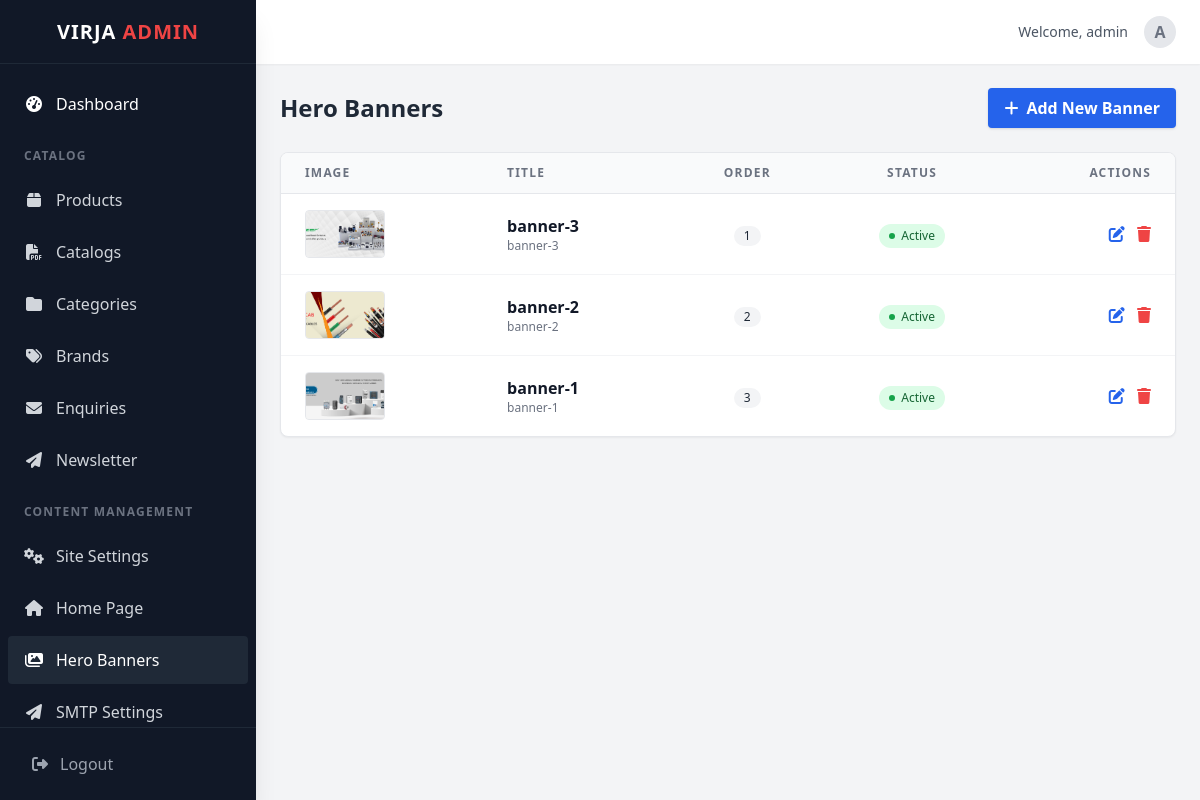
The page /dashboard/banners/ (signed in) on the database as committed earlier.
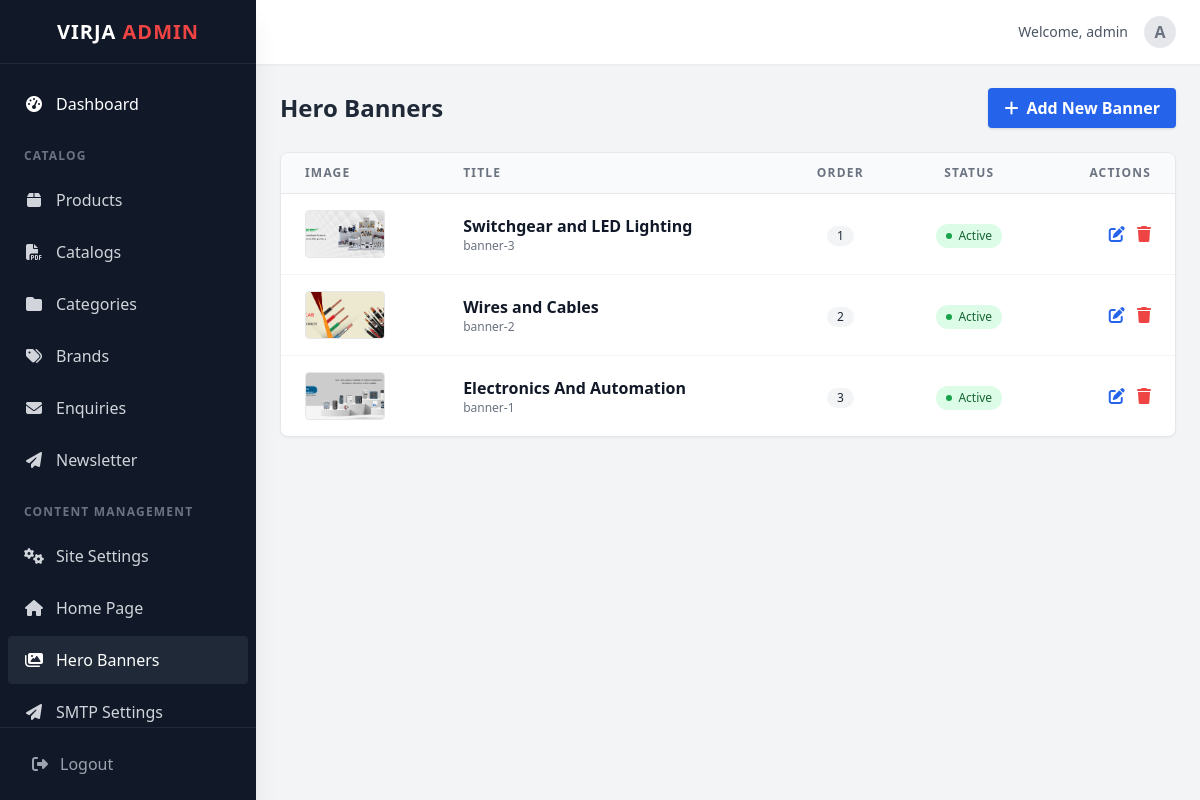
The same page on the database as committed later.
### banners/models.py (models this page shows, shortened)
class Banner(models.Model):
    title = models.CharField(max_length=255)
    subtitle = models.CharField(max_length=255, blank=True)
    image = models.ImageField(upload_to='banners/')
    link = models.URLField(blank=True)
    is_active = models.BooleanField(default=True)
    order = models.IntegerField(default=0)
    class Meta:
        ordering = ['order']

### dashboard/views.py (the view)
# urls.py: path('banners/', views.banner_list, name='banner_list'),
@login_required(login_url='dashboard:login')
@user_passes_test(admin_required, login_url='dashboard:login')
def banner_list(request):
    banners = Banner.objects.all().order_by('order')
    return render(request, 'dashboard/banners/list.html', {'banners': banners})

### core/context_processors.py (called while the page is built)
def site_settings(request):
    return {
        'company_info': CompanyInfo.objects.first(),
        'home_content': HomePageContent.objects.first(),
        'home_features': HomeFeature.objects.all(),
    }

def global_categories(request):
    categories = Category.objects.filter(parent=None).prefetch_related('children__children').order_by('order', 'name')
    return {
        'mega_menu_categories': categories
    }

### dashboard/views.py (called while the page is built)
def admin_required(user):
    return user.is_superuser

### dashboard/templates/dashboard/banners/list.html (shortened to what the changed rows need)
{% extends 'dashboard/base_admin.html' %}
{% block content %}
<div class="max-w-7xl mx-auto">
    <div class="flex justify-between items-center mb-6">
        <h2 class="text-2xl font-bold text-gray-800">Hero Banners</h2>
    </div>
    <div class="bg-white rounded-lg shadow-sm border border-gray-200 overflow-hidden">
        <table class="w-full text-left border-collapse">
            <thead class="bg-gray-50 border-b border-gray-200">
                <tr>
                    <th class="px-6 py-3 text-xs font-bold text-gray-500 uppercase tracking-widest">Image</th>
                    <th class="px-6 py-3 text-xs font-bold text-gray-500 uppercase tracking-widest">Title</th>
                    <th class="px-6 py-3 text-xs font-bold text-gray-500 uppercase tracking-widest text-center">Order
                    </th>
                    <th class="px-6 py-3 text-xs font-bold text-gray-500 uppercase tracking-widest text-center">Status
                    </th>
                    <th class="px-6 py-3 text-xs font-bold text-gray-500 uppercase tracking-widest text-right">Actions
                    </th>
                </tr>
            </thead>
            <tbody class="divide-y divide-gray-100">
                {% for banner in banners %}
                <tr class="hover:bg-gray-50 transition">
                    <td class="px-6 py-4">
                        <div class="w-20 h-12 rounded overflow-hidden bg-gray-100 border border-gray-200">
                            {% if banner.image %}
                            <img src="{{ banner.image.url }}" alt="{{ banner.title }}"
                                class="w-full h-full object-cover">
                            {% else %}
                            <div class="w-full h-full flex items-center justify-center text-gray-400">
                                <i class="fas fa-image"></i>
                            </div>
                            {% endif %}
                        </div>
                    </td>
                    <td class="px-6 py-4">
                        <div class="font-semibold text-gray-900">{{ banner.title }}</div>
                        {% if banner.subtitle %}
                        <div class="text-xs text-gray-500 truncate max-w-xs">{{ banner.subtitle }}</div>
                        {% endif %}
                    </td>
                    <td class="px-6 py-4 text-center">
                        <span
                            class="inline-flex items-center justify-center bg-gray-100 text-gray-800 text-xs px-2.5 py-0.5 rounded-full font-medium">
                            {{ banner.order }}
                        </span>
                    </td>
                    <td class="px-6 py-4 text-center">
                        {% if banner.is_active %}
                        <span
                            class="inline-flex items-center gap-1.5 py-1 px-2.5 rounded-full text-xs font-medium bg-green-100 text-green-800">
                            <span class="w-1.5 h-1.5 rounded-full bg-green-600"></span> Active
                        </span>
                        {% else %}
                        <span
                            class="inline-flex items-center gap-1.5 py-1 px-2.5 rounded-full text-xs font-medium bg-gray-100 text-gray-600">
                            <span class="w-1.5 h-1.5 rounded-full bg-gray-400"></span> Inactive
                        </span>
                        {% endif %}
                    </td>
                    <td class="px-6 py-4 text-right space-x-2">
                        <a href="{% url 'dashboard:banner_edit' banner.pk %}"
                            class="text-blue-600 hover:text-blue-900 transition" title="Edit">
                            <i class="fas fa-edit"></i>
                        </a>
                        <a href="{% url 'dashboard:banner_delete' banner.pk %}"
                            class="text-red-500 hover:text-red-700 transition" title="Delete">
                            <i class="fas fa-trash"></i>
                        </a>
                    </td>
                </tr>
                {% endfor %}
            </tbody>
        </table>
    </div>
</div>
{% endblock %}

Rows that differ between the two databases and show on the page:
changed Banner "banner-3": title "banner-3" → "Switchgear and LED Lighting"
changed Banner "banner-2": title "banner-2" → "Wires and Cables"
changed Banner "banner-1": title "banner-1" → "Electronics And Automation"
